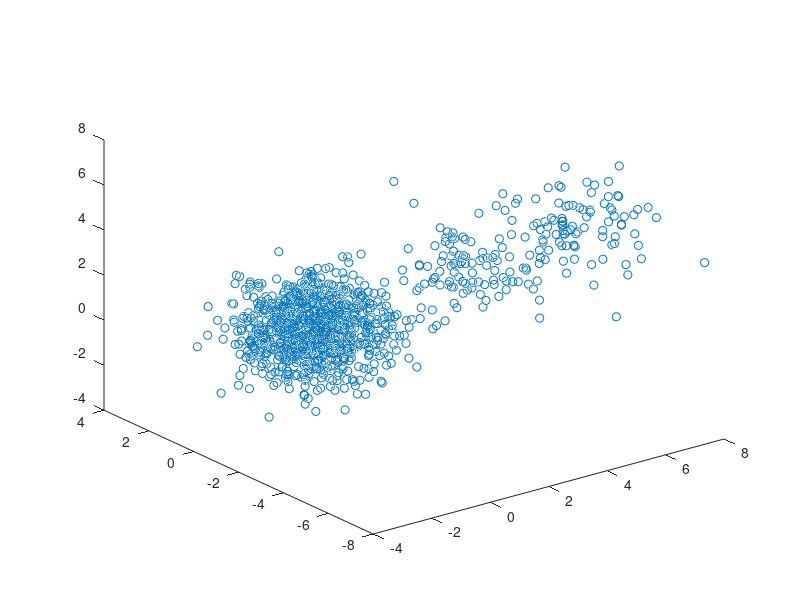

Write the MATLAB code that produced this figure. (Note: this script raises an error after producing the figure.)
P1= randn(1000,3);
%plot3(P(:,1), P(:,2), P(:,3), 'o')
P2 = [3 -3 3]+randn(100,3);
P3= [5 -5 5]+randn(100,3);
S =[P1
       P2 
          P3];
plot3(S(:,1), S(:,2), S(:,3), 'o')
vnorm        = normalize(S,2);
normalizados = transpose(vnorm);

matproyec = S*normalizados;
B = abs(kurtosis(matproyec));
MAX = max(B);
II= find(B==MAX); %La mayor proyeccion
XPP = matproyec(:,II);
histogram(XPP);
boxplot(XPP)
ri2 = iqr(XPP); %rango intercuantil donde termina el bigote
QQ3= prctile(XPP,75);
LL= QQ3+1.5*ri2;
II2= find(XPP>LL);
plot3(S(:,1), S(:,2), S(:,3), 'o')
hold on
plot3(S(II2,1),S(II2,2),S(II2,3),'or')